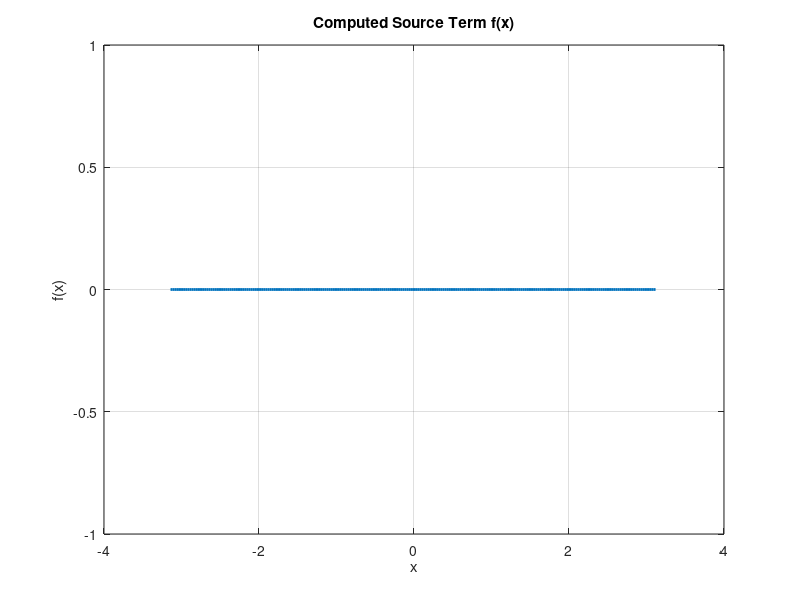
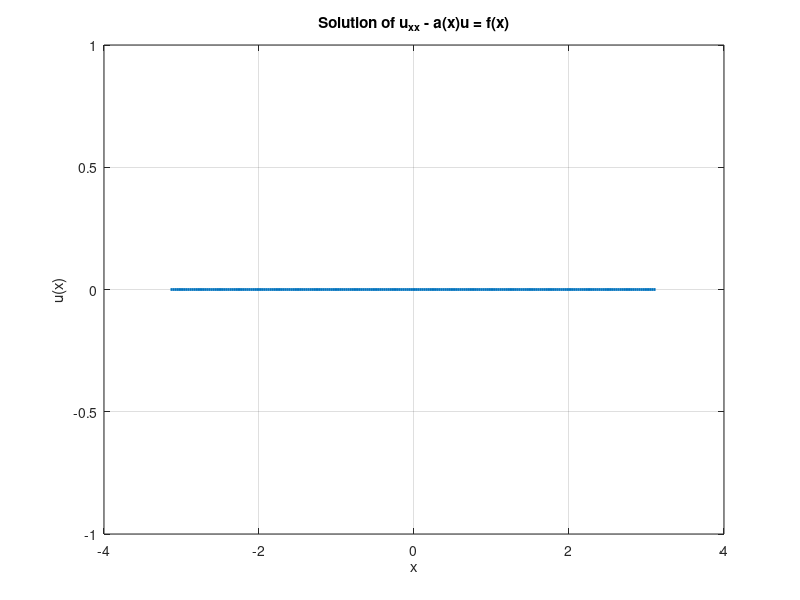

MATLAB code to generate these figures, in order:
% Parameters for the problem
par.n = 256; % Discretization size
M = 1; % Size of domain in units of 2pi
par.L = M*pi;
par.x = linspace(-par.L, par.L, par.n+1)'; par.x = par.x(1:end-1);
par.dx = 2*par.L/par.n;
par.mu = 1.25; % Example system parameter, can be adjusted as needed

% Define a(x) and f(x)
a = @(x) 1 + 0.5 * sin(x); % Example function a(x), modify as needed
f_true = @(x) sin(x); % Example source function f(x), modify as needed

% Derivative vectors (in Fourier space)
k = ([[0:par.n/2] [-par.n/2+1: -1]]./M)'; % Fourier wave numbers
k2 = k.^2; % k^2 for second derivative
k4 = k2.^2; % For higher derivatives if needed

% Construct the Fourier-space differential operator
par.Dxx = -k2; % Fourier space representation of u_xx

% Preconditioner (similar to Swift-Hohenberg)
pc = @(du) ifft(fft(du)./(par.Dxx - a(par.x))); % Preconditioner based on Dxx and a(x)

% Initial guess for u
u = zeros(par.n, 1); % Initial guess for u, modify as needed

% Define objective function (residual)
obj_fun = @(u, par) real(ifft(par.Dxx .* fft(u))) - a(par.x) .* u - f_true(par.x);

% Newton's method setup
npar.tol = 1e-6; % Tolerance
npar.maxiter = 50; % Maximum iterations
npar.niter = 1; % Iteration counter
npar.nitermax = 15; % Maximum iterations for the Newton solver
npar.nincr = ones(par.n, 1); % Increment vector
npar.minstep = 1e-8; % Minimum step size
npar.rhs = 0; % Right-hand side

% Compute initial residual
npar.rhs = obj_fun(u, par); % Compute residual
npar.residual = norm(npar.rhs); % Estimate residual

% Newton iteration loop
while (npar.residual > npar.tol)
    % Define the Jacobian for the Newton method (derivative of the objective function)
    Dobj_fun = @(u, du, par) real(ifft(par.Dxx .* fft(du))) - a(par.x) .* du - f_true(par.x);
    
    % Solve the linear system using GMRES
    [npar.nincr, flag] = gmres(@(du) Dobj_fun(u, du, par), npar.rhs, 20, 1e-12, 25, pc);
    
    % Update the solution
    u = u - npar.nincr;
    
    % Update the iteration count
    npar.niter = npar.niter + 1;
    
    % Recompute the residual
    npar.rhs = obj_fun(u, par); % Compute residual
    npar.residual = norm(npar.rhs); % Estimate residual
    
    % Check for convergence conditions
    if npar.niter > npar.nitermax
        disp(['Maximal number of iterations reached, giving up; residual is ' num2str(npar.residual)]);
        break
    end
    
    if norm(npar.nincr) < npar.minstep
        disp(['Newton step is ineffective, giving up; residual is ' num2str(npar.residual)]);
        break
    end
end

% At this point, u is the solution to the PDE

% Compute u_xx in Fourier space
u_xx = real(ifft(par.Dxx .* fft(u)));

% Compute f(x) = u_xx - a(x)*u
f_computed = u_xx - a(par.x).*u;

% Plot the computed f(x)
figure;
plot(par.x, f_computed, 'LineWidth', 2);
xlabel('x');
ylabel('f(x)');
title('Computed Source Term f(x)');
grid on;

% Plot the solution u(x)
figure;
plot(par.x, u, 'LineWidth', 2);
xlabel('x');
ylabel('u(x)');
title('Solution of u_{xx} - a(x)u = f(x)');
grid on;
